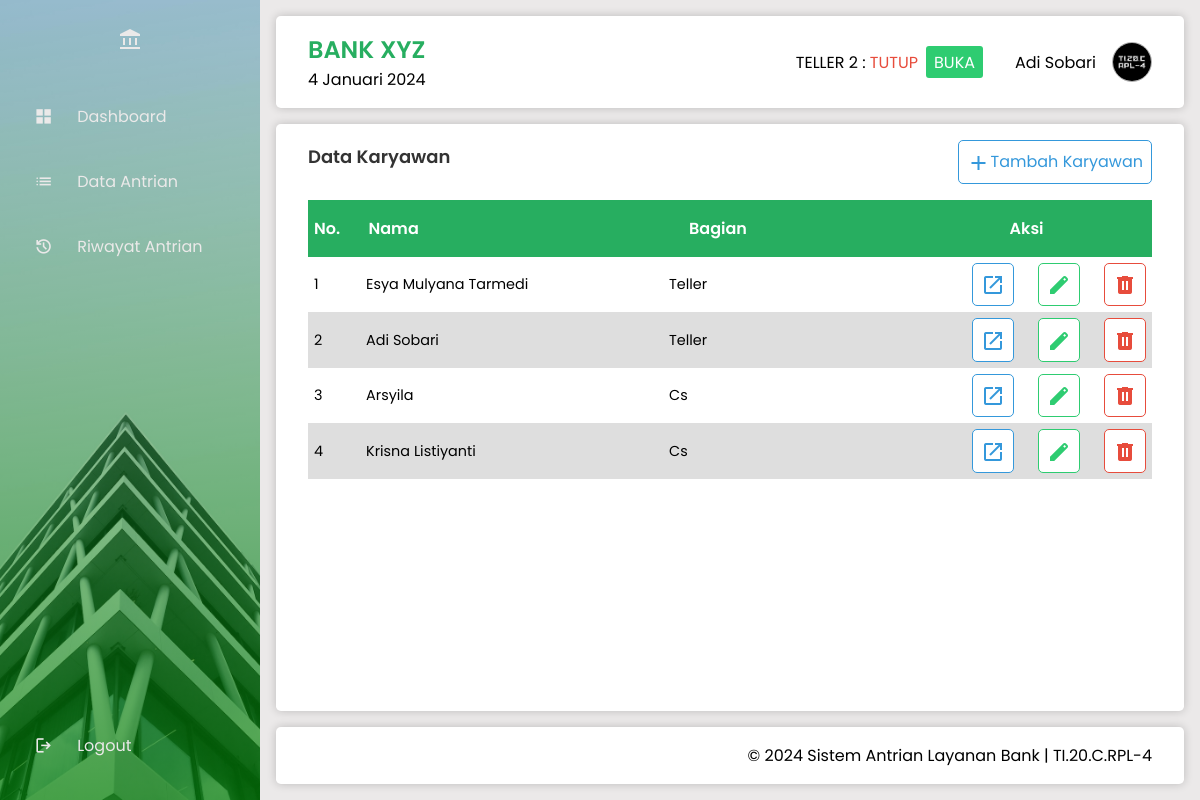
/data_karyawan/index.php (signed in), run on the app's committed database.
### tables this page shows
CREATE TABLE `loket` (
  `id_loket` int NOT NULL AUTO_INCREMENT,
  `kode_loket` varchar(20) NOT NULL,
  `nama_loket` varchar(60) NOT NULL,
  `status_loket` enum('aktif','tutup') NOT NULL DEFAULT 'tutup',
  `id_karyawan` int DEFAULT NULL,
  PRIMARY KEY (`id_loket`),
  KEY `id_karyawan` (`id_karyawan`),
  CONSTRAINT `loket_ibfk_1` FOREIGN KEY (`id_karyawan`) REFERENCES `karyawan` (`id_karyawan`)
);

CREATE TABLE `karyawan` (
  `id_karyawan` int NOT NULL AUTO_INCREMENT,
  `nik` varchar(16) NOT NULL,
  `nama` varchar(60) NOT NULL,
  `bagian` enum('teller','cs') NOT NULL,
  `no_hp` varchar(13) NOT NULL,
  `password` varchar(60) NOT NULL,
  `foto` varchar(120) NOT NULL,
  `role` varchar(8) NOT NULL DEFAULT 'karyawan',
  PRIMARY KEY (`id_karyawan`)
);

### _config.php (called while the page is built, shortened)
<?php
function base_url($url = null) {
    $base_url = "http://localhost/abank";
    if ($url != null) {
        return $base_url . "/" . $url;
    } else {
        return $base_url;
    }
}
function setActivePage($page)
{
    $current_page = $_SERVER['REQUEST_URI'];
    $active_class = '';
    return $active_class;
}
function tanggalIndonesia() {
    $bulanIndonesia = array(
        'Januari', 'Februari', 'Maret', 'April', 'Mei', 'Juni',
        'Juli', 'Agustus', 'September', 'Oktober', 'November', 'Desember'
    );
    $indexBulan = date('n') - 1;
    $tanggal = date('j') . ' ' . $bulanIndonesia[$indexBulan] . ' ' . date('Y');
    return $tanggal;
}
?>

### data_karyawan/index.php (the view, shortened to what this page needs)
<?php
include '../header.php';
?>
    <main>
        <section class="data-section">
            <div class="data-info">
                <h2 class="data-title">Data Karyawan</h2>
                <button class="btn" onclick="window.location.href='add.php'"><span class="material-symbols-outlined">add</span>Tambah Karyawan</button>
            </div>
            <div class="data-table">
                <table>
                    <thead>
                        <tr class="flex-row">
                            <th class="first-th">No.</th>
                            <th>Nama</th>
                            <th>Bagian</th>
                            <th class="last-th">Aksi</th>
                        </tr>
                    </thead>
                    <tbody>
                    <?php
                    $no = 1;
                    $result = mysqli_query($conn, "SELECT * FROM karyawan") or die(mysqli_error($conn));
                    if (mysqli_num_rows($result) > 0) {
                        while ($data = mysqli_fetch_assoc(($result))) { ?>
                        <tr class="flex-row">
                            <td class="first-td"><?= $no++ ?></td>
                            <td><?= ucwords($data['nama']) ?></td>
                            <td><?= ucwords($data['bagian']) ?></td>
                            <td class="last-td">
                                <div class="btn-group">
                                    <button class="btn" onclick="openModalDetailKaryawan(<?= $data['id_karyawan'] ?>)">
                                        <span class="material-symbols-outlined">open_in_new</span>
                                    </button>
                                    <a href="edit.php?id=<?= $data['id_karyawan'] ?>" class="success-btn"><span class="material-symbols-outlined">edit</span></a>
                                    <a href="del.php?id=<?= $data['id_karyawan'] ?>" onclick="return confirm('Yakin akan menghapus data?')" class="secondary-btn" role="button" aria-label="Hapus data"><span class="material-symbols-outlined">delete</span></a>
                                </div>
                            </td>
                        </tr>
                        <?php
                        }
                    } else {
                        echo "<tr><td colspan=\"4\" align=\"center\">Data tidak ditemukan.</td></tr>";
                    }
                    ?>
                    </tbody>
                </table>
            </div>
        </section>
    </main>
<?php
include '../footer.php';

### header.php (shortened to what this page needs)
<?php
include '_config.php';
$userRole = $_SESSION['user_role'];
$idKaryawan = $_SESSION['user_id'];
?>
<!DOCTYPE html>
<html lang="en">
<head>
    <link rel="stylesheet" href="<?= base_url('_assets/css/style.css'); ?>">
</head>
<body class="fade-out">
    <aside>
        <div class="logo">
            <span class="material-symbols-outlined">
            </span>
        </div>
        <ul class="menu">
            <li <?= setActivePage('dashboard'); ?>>
                <a href="<?= base_url('dashboard'); ?>">
                    <span class="material-symbols-outlined">
                    </span>
                    <span class="menu-item">Dashboard</span>
                </a>
            </li>
            <li <?= setActivePage('data_antrian'); ?>>
                <a href="<?= base_url('data_antrian'); ?>">
                    <span class="material-symbols-outlined">
                    </span>
                    <span class="menu-item">Data Antrian</span>
                </a>
            </li>
            <li <?= setActivePage('riwayat_antrian'); ?>>
                <a href="<?= base_url('riwayat_antrian'); ?>">
                    <span class="material-symbols-outlined">
                    </span>
                    <span class="menu-item">Riwayat Antrian</span>
                </a>
            </li>
            <li class="logout">
                <a href="<?= base_url('auth/logout.php'); ?>">
                    <span class="material-symbols-outlined">
                    </span>
                    <span class="menu-item">Logout</span>
                </a>
            </li>
        </ul>
    </aside>
    <div class="container">
        <header>
            <div class="header-title">
                <h1>BANK XYZ</h1>
                <span><?= tanggalIndonesia(); ?></span>
            </div>
            <div class="user-info">
                <?php
                if ($userRole === 'karyawan' && isset($idKaryawan)) {
                    $query = "SELECT id_loket, nama_loket, status_loket FROM loket WHERE id_karyawan = '$idKaryawan'";
                    $result = mysqli_query($conn, $query);
                    if ($result) {
                        $loketData = mysqli_fetch_assoc($result);
                        if ($loketData) {
                            $loketName = strtoupper($loketData['nama_loket']);
                            $loketStatus = $loketData['status_loket'];
                        ?>
                            <div class="loket-info">
                                <div class="user-log-loket">
                                    <span><?= $loketName . ' :'; ?></span>
                                    <span class="status-loket <?= $loketStatus === 'aktif' ? 'status-aktif' : 'status-tutup'; ?>">
                                        <?= strtoupper($loketStatus); ?>
                                    </span>
                                </div>
                                <div class="toggle-loket-status">
                                    <form method="post">
                                        <input type="submit" name="submit" value="<?= $loketStatus === 'aktif' ? 'TUTUP' : 'BUKA'; ?>" class="btn-status-loket <?= $loketStatus === 'aktif' ? 'warning-button' : 'success-button'; ?>">
                                    </form>
                                </div>
                            </div>
                            <?php
                        } else {
                            echo 'Data loket tidak ditemukan.';
                        }
                    } else {
                        echo 'Error: ' . mysqli_error($conn);
                    }
                }
                ?>
                <span class="user-log-name"><?= ucwords($_SESSION['user_nama']); ?></span>
                <img src="../_assets/image/photo/<?= $_SESSION['user_foto']; ?>" alt="photo">
            </div>
        </header>

### data on the page
loket: nama_loket "TELLER 2", status_loket "TUTUP", submit "BUKA"
karyawan: nama "Esya Mulyana Tarmedi", bagian "Teller"
karyawan: nama "Adi Sobari", bagian "Teller"
karyawan: nama "Arsyila", bagian "Cs"
karyawan: nama "Krisna Listiyanti", bagian "Cs"

### other printed values
tanggalIndonesia() "4 Januari 2024"
$_SESSION['user_nama'] "Adi Sobari"
